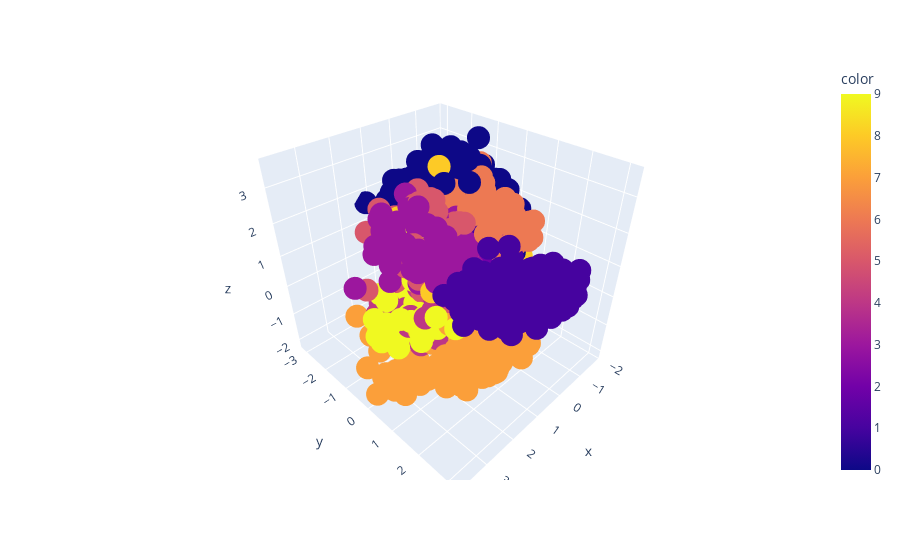

The notebook cell saved with this chart:
### Markdown cell above
# 3D Latent space

### Code cell
# !pip install plotly
import pandas as pd
import plotly.express as px

vae.eval()
test_images=test_images.to(device)
# data = data.to(device)
# recon, mu, log_var = vae(data)
with torch.no_grad():
    avg3d,_=vae.encoder(test_images)
avg3d=avg3d.cpu().numpy()

x,y,z=avg3d[:,0],avg3d[:,1],avg3d[:,2]

px.scatter_3d(x=x,y=y,z=z,color=test_labels)

### Figure 1 — Plotly figure (JSON) as saved in the notebook; plotly's stock layout.template omitted (floating-point values rounded to 4 significant figures; data arrays with more than 128 entries replaced by an {"elided": "..."} marker saying what was removed)
{"data": [{"hovertemplate": "x=%{x}<br>y=%{y}<br>z=%{z}<br>color=%{marker.color}<extra></extra>", "legendgroup": "", "marker": {"color": {"elided": "2048 int values"}, "coloraxis": "coloraxis", "symbol": "circle"}, "mode": "markers", "name": "", "scene": "scene", "showlegend": false, "type": "scatter3d", "x": {"elided": "2048 float values"}, "y": {"elided": "2048 float values"}, "z": {"elided": "2048 float values"}}], "layout": {"coloraxis": {"colorbar": {"title": {"text": "color"}}, "colorscale": [[0, "#0d0887"], [0.1111, "#46039f"], [0.2222, "#7201a8"], [0.3333, "#9c179e"], [0.4444, "#bd3786"], [0.5556, "#d8576b"], [0.6667, "#ed7953"], [0.7778, "#fb9f3a"], [0.8889, "#fdca26"], [1, "#f0f921"]]}, "legend": {"tracegroupgap": 0}, "margin": {"t": 60}, "scene": {"domain": {"x": [0, 1], "y": [0, 1]}, "xaxis": {"title": {"text": "x"}}, "yaxis": {"title": {"text": "y"}}, "zaxis": {"title": {"text": "z"}}}}}
